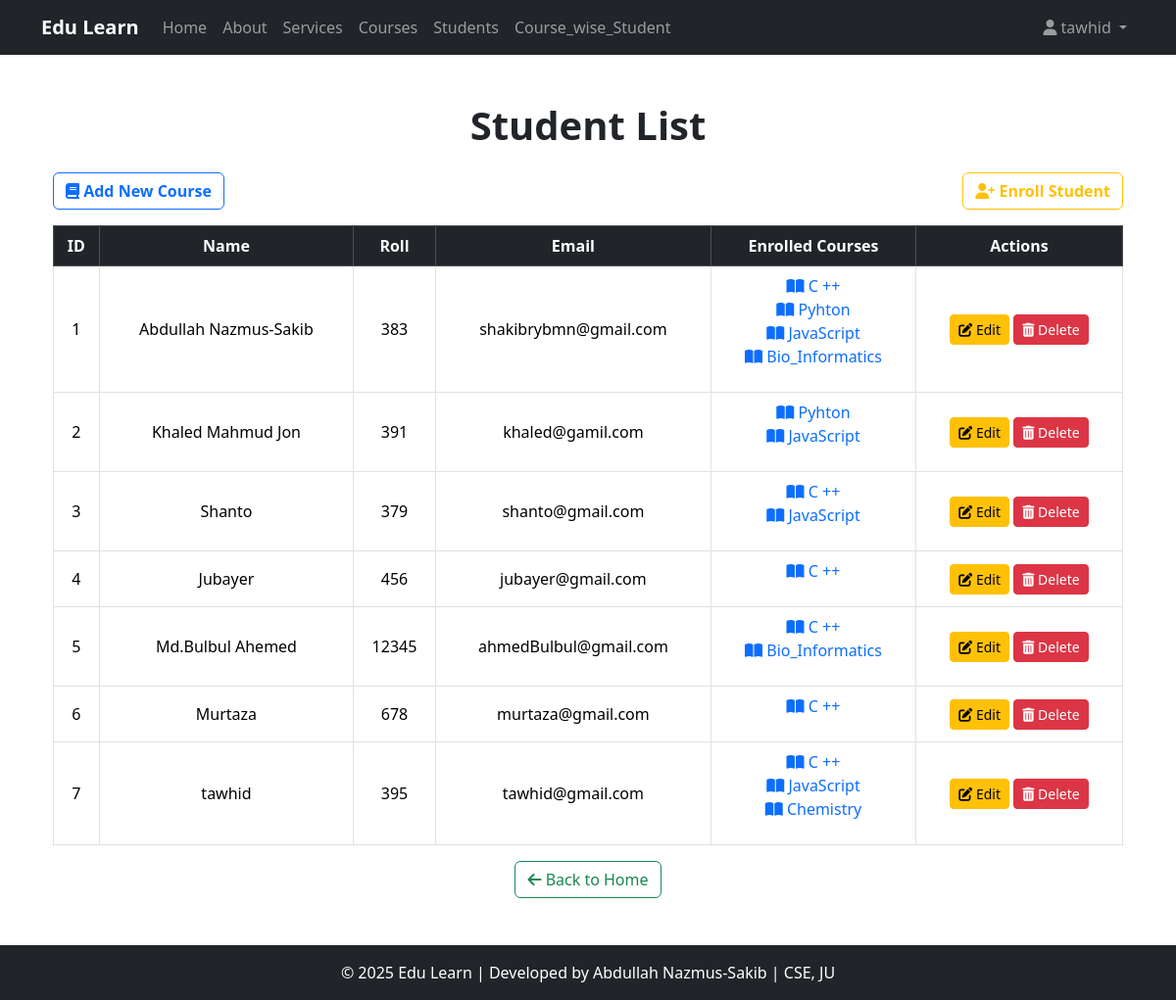
The page /student_list/ (signed in) on the database as committed earlier.
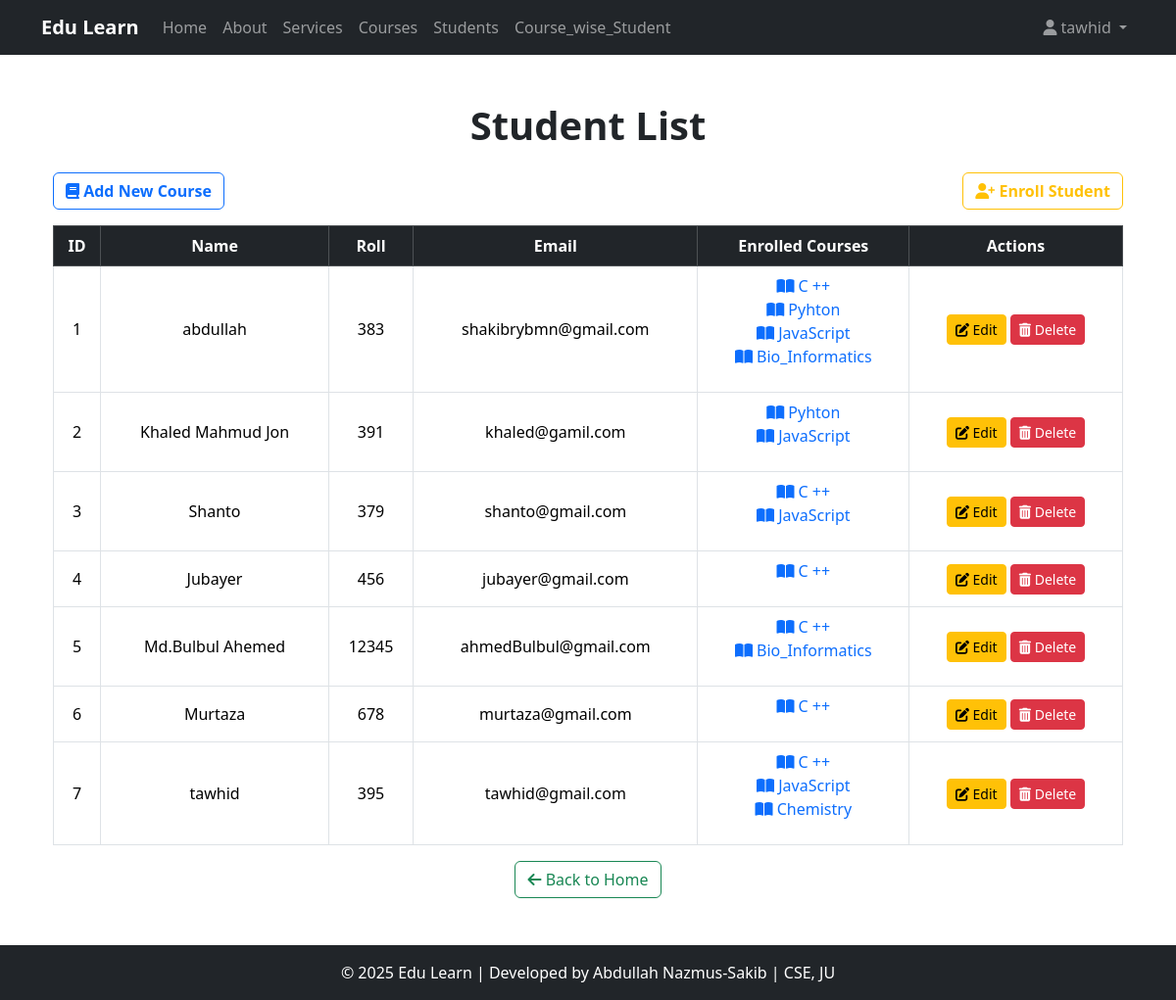
The same page on the database as committed later.
### Course_app/models.py (models this page shows, shortened)
class Student(models.Model):
    user = models.OneToOneField(User, on_delete=models.CASCADE,null=True,blank=True)
    name = models.CharField(max_length=30)
    roll = models.IntegerField()
    email = models.EmailField(max_length=60,unique=True)
    enrolled_courses = models.ManyToManyField(Course, related_name="students")  # ✅ Changed related_name to plural
    completed_lesson = models.ManyToManyField(Lesson,related_name='completed_by',blank=True)

### Course_app/views.py (the view)
# urls.py: path('student_list/',views.student_list,name='student_list'),
@login_required(login_url='login_user')
def student_list(request):
    students = Student.objects.all()
    context = {
        'check':1,
        'students':students
    }
    return render(request,html_path_for_student_list,context)

### templates/Course_app/student_list.html (shortened to what the changed rows need)
{% extends 'Course_app/base.html' %}
{% block content %}
<div class="container">
    <div class="text-center mb-4">
        <h1 class="fw-bold">
            {% if check == 2 %}
                Enrolled Students in <span class="text-danger">"{{ course.title }}"</span> Course
            {% elif check == 3 %}
                Student Information
            {% elif check == 1 %}
                Student List
            {% endif %}
        </h1>
    </div>
    <div class="table-responsive">
        <table class="table table-bordered table-hover text-center align-middle">
            <thead class="table-dark">
                <tr>
                    <th>ID</th>
                    <th>Name</th>
                    <th>Roll</th>
                    <th>Email</th>
                    <th>Enrolled Courses</th>
                    <th>Actions</th>
                </tr>
            </thead>
            <tbody>
                {% if check == 3 %}
                    <tr>
                        <td>{{ student.id }}</td>
                        <td>{{ student.name }}</td>
                        <td>{{ student.roll }}</td>
                        <td>{{ student.email }}</td>
                        <td>
                            <ul class="list-unstyled">
                                {% for course in student.enrolled_courses.all %}
                                    <li>
                                        <a href="{% url 'coursedetails' course.id %}" class="text-decoration-none text-primary">
                                            <i class="fas fa-book-open"></i> {{ course.title }}
                                        </a>
                                    </li>
                                {% endfor %}
                            </ul>
                        </td>
                        <td>
                            <a href="{% url 'update_student' student.id %}" class="btn btn-sm btn-warning">
                                <i class="fas fa-edit"></i> Edit
                            </a>
                            <form action="{% url 'delete_student' student.id %}" class="d-inline">
                                {% csrf_token %}
                                <button type="submit" class="btn btn-sm btn-danger">
                                    <i class="fas fa-trash-alt"></i> Delete
                                </button>
                            </form>
                        </td>
                    </tr>
                {% else %}
                    {% for student in students %}
                        <tr>
                            <td>{{ forloop.counter }}</td>
                            <td>{{ student.name }}</td>
                            <td>{{ student.roll }}</td>
                            <td>{{ student.email }}</td>
                            <td>
                                <ul class="list-unstyled">
                                    {% for course in student.enrolled_courses.all %}
                                        <li>
                                            <a href="{% url 'coursedetails' course.id %}" class="text-decoration-none text-primary">
                                                <i class="fas fa-book-open"></i> {{ course.title }}
                                            </a>
                                        </li>
                                    {% endfor %}
                                </ul>
                            </td>
                            <td>
                                <a href="{% url 'update_student' student.id %}" class="btn btn-sm btn-warning">
                                    <i class="fas fa-edit"></i> Edit
                                </a>
                                <form action="{% url 'delete_student' student.id %}" class="d-inline">
                                    <button type="submit" class="btn btn-sm btn-danger">
                                        <i class="fas fa-trash-alt"></i> Delete
                                    </button>
                                </form>
                            </td>
                        </tr>
                    {% endfor %}
                {% endif %}
            </tbody>
        </table>
    </div>
</div>
{% endblock content %}

Rows that differ between the two databases and show on the page:
changed Student "shakibrybmn@gmail.com": name "Abdullah Nazmus-Sakib" → "abdullah"
